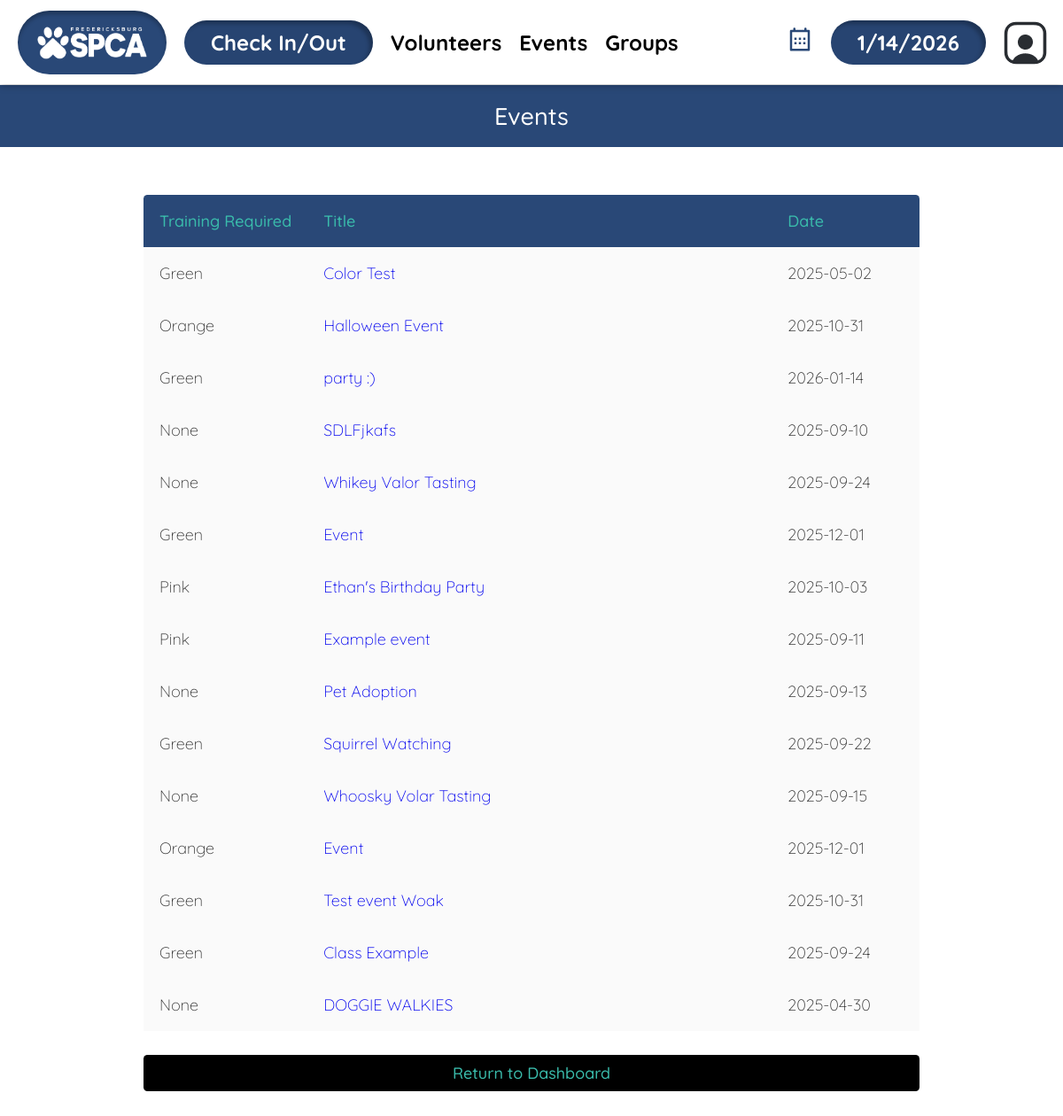
/adminViewingEvents.php (signed in), run on the app's committed database.
### tables this page shows
CREATE TABLE `dbevents` (
  `id` int(11) NOT NULL,
  `name` text NOT NULL,
  `date` char(10) NOT NULL,
  `startTime` char(5) NOT NULL,
  `endTime` char(5) NOT NULL,
  `description` text NOT NULL,
  `capacity` int(11) NOT NULL,
  `completed` text NOT NULL,
  `restricted_signup` tinyint(1) NOT NULL,
  `location` text DEFAULT NULL,
  `training_level_required` varchar(50) NOT NULL,
  `type` text NOT NULL
);

### database/dbEvents.php (called while the page is built, shortened)
<?php
include_once(dirname(__FILE__).'/../domain/Event.php');
function make_an_event($result_row) {
    $theEvent = new Event(
                    $result_row['id'],
                    $result_row['name'],
                    date: $result_row['date'],
                    startTime: $result_row['startTime'],
                    endTime: $result_row['endTime'],
                    description: $result_row['description'],
                    capacity: $result_row['capacity'],
                    completed: $result_row['completed'],
                    restricted_signup: $result_row['restricted_signup'],
                    training_level_required: $result_row['training_level_required'],
                    type: $result_row['type']
                );
    return $theEvent;
}
function get_all_events() {
    $con=connect();
    $query = "SELECT * FROM dbevents" .
            " ORDER BY completed";
    $result = mysqli_query($con,$query);
    $theEvents = array();
    while ($result_row = mysqli_fetch_assoc($result)) {
        $theEvent = make_an_event($result_row);
        $theEvents[] = $theEvent;
    }
    return $theEvents;
 }

### domain/Event.php (called while the page is built, shortened)
<?php
class Event {
    private $id;
    private $name;
    private $date;
    private $training_level_required;
    function __construct($id, $name, $date, $startTime, $endTime, $description, $capacity, $completed, $restricted_signup, $training_level_required, $type) {
        $this->id = $id;
        $this->name = $name;
        $this->date = $date;
        $this->training_level_required = $training_level_required;
    }
    function getID() {
        return $this->id;
    }
    function getName() {
        return $this->name;
    }
    function getDate() {
        return $this->date;
    }
    function getTrainingLevelRequired() {
        return $this->training_level_required;
    }
}

### adminViewingEvents.php (the view, shortened to what this page needs)
<?php
    $accessLevel = 0;
    if (isset($_SESSION['_id'])) {
        $accessLevel = $_SESSION['access_level'];
    }
    include 'database/dbEvents.php';
?>
<!DOCTYPE html>
<html>
    <head>
        <?php require_once('universal.inc') ?>
        <link rel="stylesheet" href="css/messages.css"></link>
    </head>
    <body>
        <?php require_once('header.php') ?>
        <?php require_once('database/dbEvents.php');?>
        <h1>Events</h1>
        <main class="general">
            <?php
                $events = get_all_events();
                if (sizeof(get_all_events())): ?>
                <div class="table-wrapper">
                    <table class="general">
                        <thead>
                            <tr>
                                <th style="width:1px">Training Required</th>
                                <th>Title</th>
                                <th style="width:1px">Date</th>
                                <th style="width:1px"></th>
                            </tr>
                        </thead>
                        <tbody class="standout">
                            <?php
                                foreach ($events as $event) {
                                    $eventID = $event->getID();
                                    $title = $event->getName();
                                    $date = $event->getDate();
                                    $training_level_required = $event->getTrainingLevelRequired();
                                    if($accessLevel < 3) {
                                        echo "
                                        <tr data-event-id='$eventID'>
                                            <td>$training_level_required</td>
                                            <td><a href='event.php?id=$eventID'>$title</a></td>
                                            <td>$date</td>
                                            <td><a class='button sign-up' href='eventSignUp.php'>Sign Up</a></td>
                                        </tr>";
                                    } else {
                                        echo "
                                        <tr data-event-id='$eventID'>
                                            <td>$training_level_required</td>
                                            <td><a href='event.php?id=$eventID'>$title</a></td>
                                            <td>$date</td>
                                            <td></td>
                                        </tr>";
                                    }
                                }
                            ?>
                        </tbody>
                    </table>
                </div>
                <?php else: ?>
                <p class="no-events standout">There are currently no events available to view.<a class="button add" href="addEvent.php">Create a New Event</a> </p>
            <?php endif ?>
            <a class="button cancel" href="index.php">Return to Dashboard</a>
        </main>
    </body>
</html>

### universal.inc (shortened to what this page needs)
<link rel="stylesheet" href="css/base.css" type="text/css" />

### header.php (shortened to what this page needs)
<head>
</head>
<header>
    <?php
    if (!isset($_SESSION['logged_in'])) {
		echo('<div class="navbar">
        <div class="left-section">
            <div class="logo-container">
                <a href="index.php"><img src="images/actual_log.png" alt="Logo"></a>
            </div>
            <div class="nav-links">
		<div class="nav-item"><span class="font-change">Volunteer Management System</span>
		</div>
           </div>
        </div>
        <div class="right-section">
            <div class="date-box">'); echo date('l, F j, Y'); echo('</div>
        </div>
    </div>');
    } else if ($_SESSION['logged_in']) {
        if ($_SESSION['access_level'] >= 2) {
		echo('<div class="navbar">
        <div class="left-section">
            <div class="logo-container">
                <a href="index.php"><img src="images/actual_log.png" alt="Logo"></a>
            </div>
                <a href="viewCheckInOut.php" style="color: white; text-decoration: none;"><div class="date-box">Check In/Out</div></a>
            <div class="nav-links">
                <div class="nav-item">Volunteers
                </div>
                <div class="nav-item">Events
                </div>
                <div class="nav-item">Groups
               </div>
            </div>
        </div>
        <div class="right-section">
<a href="calendar.php">
<div class="icon-butt">
</div>
</a>
            <div class="date-box"></div>
            <div class="nav-links">
                <div class="nav-item" style="outline:none;">
                    <div class="icon">
                        <img src="images/usaicon.png" alt="User Icon">
                    </div>
                </div>
            </div>
        </div>
    </div>');
	}
    }
    ?>
</header>

### css/base.css (style rules this page uses)
html, body, header, main, footer, div, span, p, h1, h2, h3, h4, h5, h6, ul, ol, li, input, select, textarea, form, section, label, table, td, tr, th, form, fieldset, em, button, a { padding: 0; margin: 0; font-size: inherit; font-family: inherit; font-weight: inherit; text-decoration: none; font-style: normal; box-sizing: border-box; text-align: left; list-style-type: none; border-spacing: 0; }
:root { --page-background-color: #ffffff; --page-font-color: #333333; --inactive-font-color: #d0d0d0; --inactive-background-color: #f0f0f0; --standout-background: #fafafa; --happy-toast-background-color: #1a7024; --happy-toast-font-color: white; --info-toast-background-color: #2f2f2f; --info-toast-font-color: white; --error-toast-background-color: #701a1a; --error-toast-font-color: white; --shadow-and-border-color: #e8e8e8; --main-color: #294877; --accent-color: #c52e81; --secondary-accent-color: #a3e0f7; --calendar-event-color: #808080; --calendar-event-color-hover: var(--main-color); --calendar-today-border: 2px solid var(--secondary-accent-color); --button-font-color: #3abbab; --button-padding: 0.5rem 1.5rem; --button-border-radius: 0.25rem; --standard-border: 1px solid #333333; --light-border: 1px solid var(--shadow-and-border-color); --text-field-border: 2px solid #e8e8e8; --cancel-button-background-color: #000; --error-color: red; font-size: 18px; font-family: Montserrat; font-weight: 300; }
header { position: sticky; top: 0; left: 0; z-index: 10; }
body { background-color: var(--page-background-color); color: var(--page-font-color); font-family: Montserrat; }
main:not(.login):not(.calendar-view):not(.dashboard) { padding: 1rem; }
input[type=submit], button, .button { color: var(--button-font-color); background-color: var(--main-color); padding: var(--button-padding); border: none; border-radius: var(--button-border-radius); font-weight: 500; width: 100%; transition: background-color .3s; cursor: pointer; text-align: center; }
h1 { font-size: 1.5rem; font-weight: 500; margin-bottom: 2rem; background-color: var(--main-color); color: var(--page-background-color); width: 100%; text-align: center; padding: 1rem; }
.button { display: inline-block; }
button.cancel, a.cancel { background-color: var(--cancel-button-background-color); }
main.general, form.general { margin: 1rem; display: flex; flex-direction: column; gap: 0.5rem; }
table.general { width: 100%; padding-bottom: 1rem; }
table.general th:first-of-type { border-top-left-radius: .25rem; }
table.general th:last-of-type { border-top-right-radius: .25rem; }
table.general th { background-color: var(--main-color); color: var(--button-font-color); font-weight: 500; }
table.general th, table.general td { padding: 1rem; white-space: nowrap; }
.standout { border-bottom: 3px solid var(--shadow-and-border-color); padding: 1rem; background-color: var(--standout-background); }
@media only screen and (min-width: 1024px) { main.general, form.general { margin: 0rem 8rem 4rem 8rem; } }

### css/messages.css (style rules this page uses)
:root { --unread-message-background: #f1eadf; --message-body-border-color: #ddd; --priorityone-color:#4FFFB0; --prioritytwo-color:#F0E68C; --prioritythree-color:#fd5c63; }

### data on the page
dbevents: training_level_required "Green", name "Color Test", date "2025-05-02"
dbevents: training_level_required "Orange", name "Halloween Event", date "2025-10-31"
dbevents: training_level_required "Green", name "party :)", date "2026-01-14"
dbevents: training_level_required "None", name "SDLFjkafs", date "2025-09-10"
dbevents: training_level_required "None", name "Whikey Valor Tasting", date "2025-09-24"
dbevents: training_level_required "Green", name "Event", date "2025-12-01"
dbevents: training_level_required "Pink", name "Ethan's Birthday Party", date "2025-10-03"
dbevents: training_level_required "Pink", name "Example event", date "2025-09-11"
dbevents: training_level_required "None", name "Pet Adoption", date "2025-09-13"
dbevents: training_level_required "Green", name "Squirrel Watching", date "2025-09-22"
dbevents: training_level_required "None", name "Whoosky Volar Tasting", date "2025-09-15"
dbevents: training_level_required "Orange", name "Event", date "2025-12-01"
dbevents: training_level_required "Green", name "Test event Woak", date "2025-10-31"
dbevents: training_level_required "Green", name "Class Example", date "2025-09-24"
dbevents: training_level_required "None", name "DOGGIE WALKIES", date "2025-04-30"
